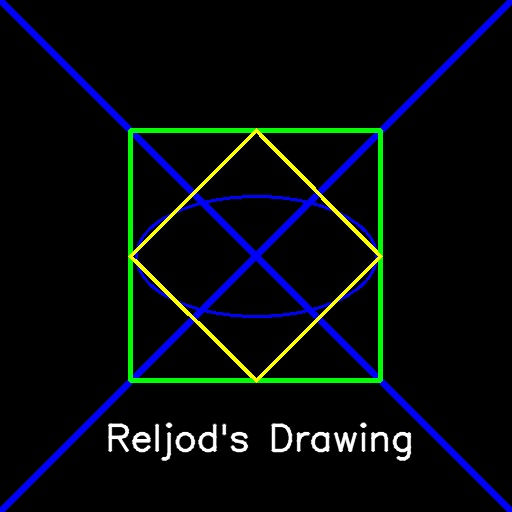
#> input picture images/ReljodImg.jpg, 512 x 512 px
$ jupyter execute 'CANNY EDGE DETECTION.ipynb'
#> lines starting #> are read from the running program, lines starting #| are printed output that depends on the picture
# Canny Edge Detection

[cell 1]
import numpy as np
import cv2 as cv
from matplotlib import pyplot as plt

[cell 2]
img = cv.imread('images/ReljodImg.jpg',0)
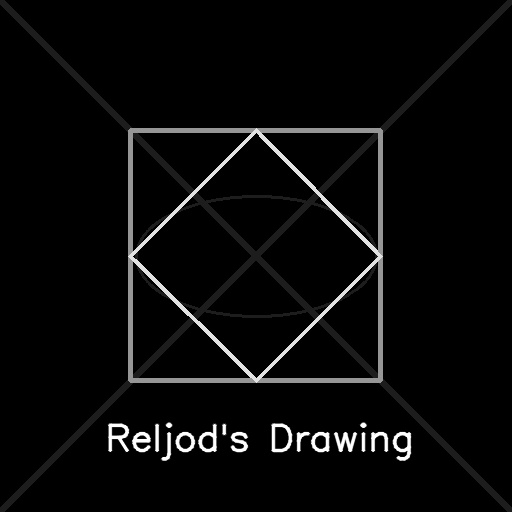
#> img: shape (512, 512); min 0, max 255, mean 8.9
edges = cv.Canny(img,100,200, apertureSize=5, L2gradient=False)
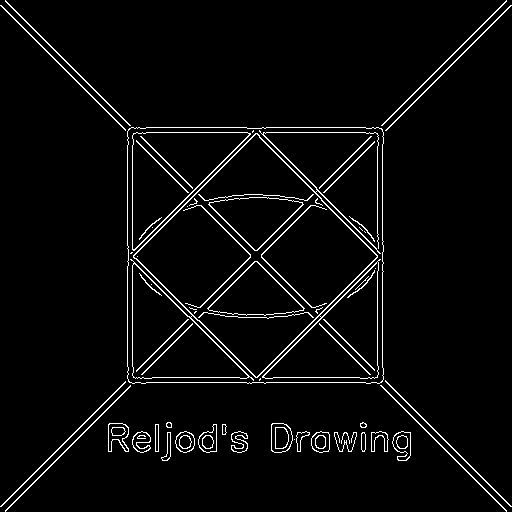
#> edges: shape (512, 512); 3.8% white in thin lines or dots
edges1 = cv.Canny(img,100,200, apertureSize=5, L2gradient=True)
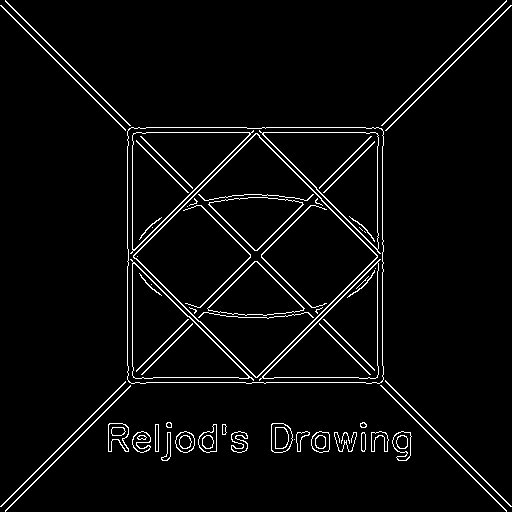
#> edges1: shape (512, 512); 3.8% white in thin lines or dots
# [5 lines of commented-out code are left out]
